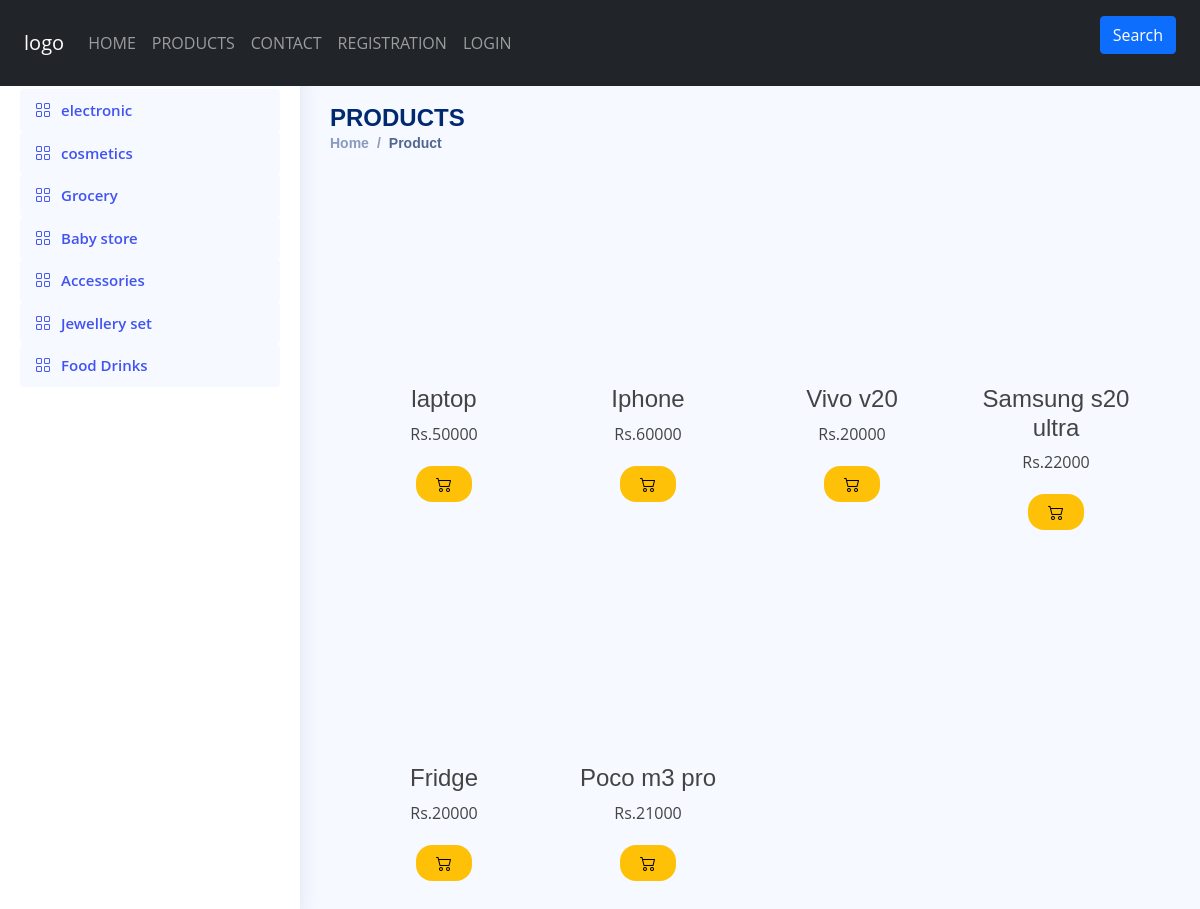
Page /products.php?cid=2 on the committed database.
### tables this page shows
CREATE TABLE `category` (
  `cat_id` int(11) NOT NULL,
  `cat_name` varchar(100) NOT NULL,
  `cat_image` text NOT NULL,
  `cat_desc` text NOT NULL
);

CREATE TABLE `products` (
  `id` int(11) NOT NULL,
  `cat_id` int(11) NOT NULL,
  `prod_name` varchar(100) NOT NULL,
  `prod_price` double NOT NULL,
  `prod_image` varchar(100) NOT NULL
);

### products.php (the view, shortened to what this page needs)
<?php
  include("header.php");
?>
<!DOCTYPE html>
<html lang="en">
<head>
  <link href="https://cdn.jsdelivr.net/npm/bootstrap@5.0.2/dist/css/bootstrap.min.css" rel="stylesheet">
  <link rel="stylesheet" href="https://cdn.jsdelivr.net/npm/bootstrap-icons@1.11.2/font/bootstrap-icons.min.css">
  <link href="product.css" rel="stylesheet">
</head>
<body>
  <aside id="sidebar" class="sidebar">
    <ul class="sidebar-nav" id="sidebar-nav">
      <li class="nav-item">
        <?php
                $sql =  $sql = "SELECT * FROM category" ;
              $result = $conn->query($sql);
              if ($result->num_rows > 0) {
                while($row = $result->fetch_assoc()) { ?>
                <a class="nav-link " href="products.php?cid=<?php echo $row["cat_id"]?>">
                  <i class="bi bi-grid"></i>
                  <span><?php echo $row["cat_name"];?></span>
                </a>
                 <?php
                }
              } else {
                echo "0 results";
              }
            ?>
      </li>
    </ul>
  </aside>
  <main id="main" class="main">
    <div class="pagetitle">
      <h1 class="mt-4">PRODUCTS</h1>
      <nav>
        <ol class="breadcrumb">
          <li class="breadcrumb-item"><a href="index.html">Home</a></li>
          <li class="breadcrumb-item active">Product</li>
        </ol>
      </nav>
    </div>
<section class="section dashboard">
  <div class="container-fluid">
    <div class="row">
      <div class="col-lg-12">
      <div class="row">
<?php
  if(isset($_GET["cid"])){
    $cid =$_GET["cid"];
    $sql = "SELECT * FROM products WHERE cat_id = '$cid' " ;
  }else{
    $sql =  $sql = "SELECT * FROM products" ;
  }
  $result = $conn->query($sql);
  if ($result->num_rows > 0) {
    while($row = $result->fetch_assoc()) { ?>
    <div class="col-sm-3 text-center">
      <div class="pro_box">
     <div class="propic_box">
        </div>
        <h4><?php echo $row["prod_name"];?></h4>
        <p>Rs.<?php echo $row["prod_price"]?></p>
        <a href="products.php?pid=<?php echo $row["id"];?>">
      <button class="cart1 btn-warning"><i class="bi bi-cart2"></i></button>
      </a>
    </div>
    </div>
     <?php
    }
  } else {
    echo "0 results";
  }
?>
</div>
</div>
      </div>
    </div>
</section>
</body>
</html>

### product.css (style rules this page uses)
:root { scroll-behavior: smooth; }
body { font-family: "Open Sans", sans-serif; background: #f6f9ff; color: #444444; }
a { color: #4154f1; text-decoration: none; }
h1, h2, h3, h4, h5, h6 { font-family: "Nunito", sans-serif; }
#main { margin-top: 60px; padding: 20px 30px; transition: all 0.3s; }
.pagetitle { margin-bottom: 10px; }
.pagetitle h1 { font-size: 24px; margin-bottom: 0; font-weight: 600; color: #012970; }
.breadcrumb { font-size: 14px; font-family: "Nunito", sans-serif; color: #899bbd; font-weight: 600; }
.breadcrumb a { color: #899bbd; transition: 0.3s; }
.breadcrumb .breadcrumb-item::before { color: #899bbd; }
.breadcrumb .active { color: #51678f; font-weight: 600; }
.sidebar { position: fixed; top: 69px; left: 0; bottom: 0; width: 300px; z-index: 996; transition: all 0.3s; padding: 20px; overflow-y: auto; scrollbar-width: thin; scrollbar-color: #aab7cf transparent; box-shadow: 0px 0px 20px rgba(1, 41, 112, 0.1); background-color: #fff; }
@media (min-width: 1200px) { #main, #footer { margin-left: 300px; } }
.sidebar-nav { padding: 0; margin: 0; list-style: none; }
.sidebar-nav li { padding: 0; margin: 0; list-style: none; }
.sidebar-nav .nav-item { margin-bottom: 5px; }
.sidebar-nav .nav-link { display: flex; align-items: center; font-size: 15px; font-weight: 600; color: #4154f1; transition: 0.3; background: #f6f9ff; padding: 10px 15px; border-radius: 4px; }
.sidebar-nav .nav-link i { font-size: 16px; margin-right: 10px; color: #4154f1; }

### products.php (style rules this page uses)
.cart1 { border: none; color: black; padding: 10px 20px; text-align: center; text-decoration: none; display: inline-block; margin: 4px 2px; cursor: pointer; border-radius: 16px; font-weight:bold; }
.pro_box { min-height: 300px; margin: 15px 0px; }
.propic_box { height: 200px; }

### rows in the picture
category: cat_name "electronic"
category: cat_name "cosmetics"
category: cat_name "Grocery"
category: cat_name "Baby store"
category: cat_name "Accessories"
category: cat_name "Jewellery set"
category: cat_name "Food Drinks"
products: prod_name "laptop", prod_price "50000"
products: prod_name "Iphone", prod_price "60000"
products: prod_name "Vivo v20", prod_price "20000"
products: prod_name "Samsung s20 ultra", prod_price "22000"
products: prod_name "Fridge", prod_price "20000"
products: prod_name "Poco m3 pro", prod_price "21000"
